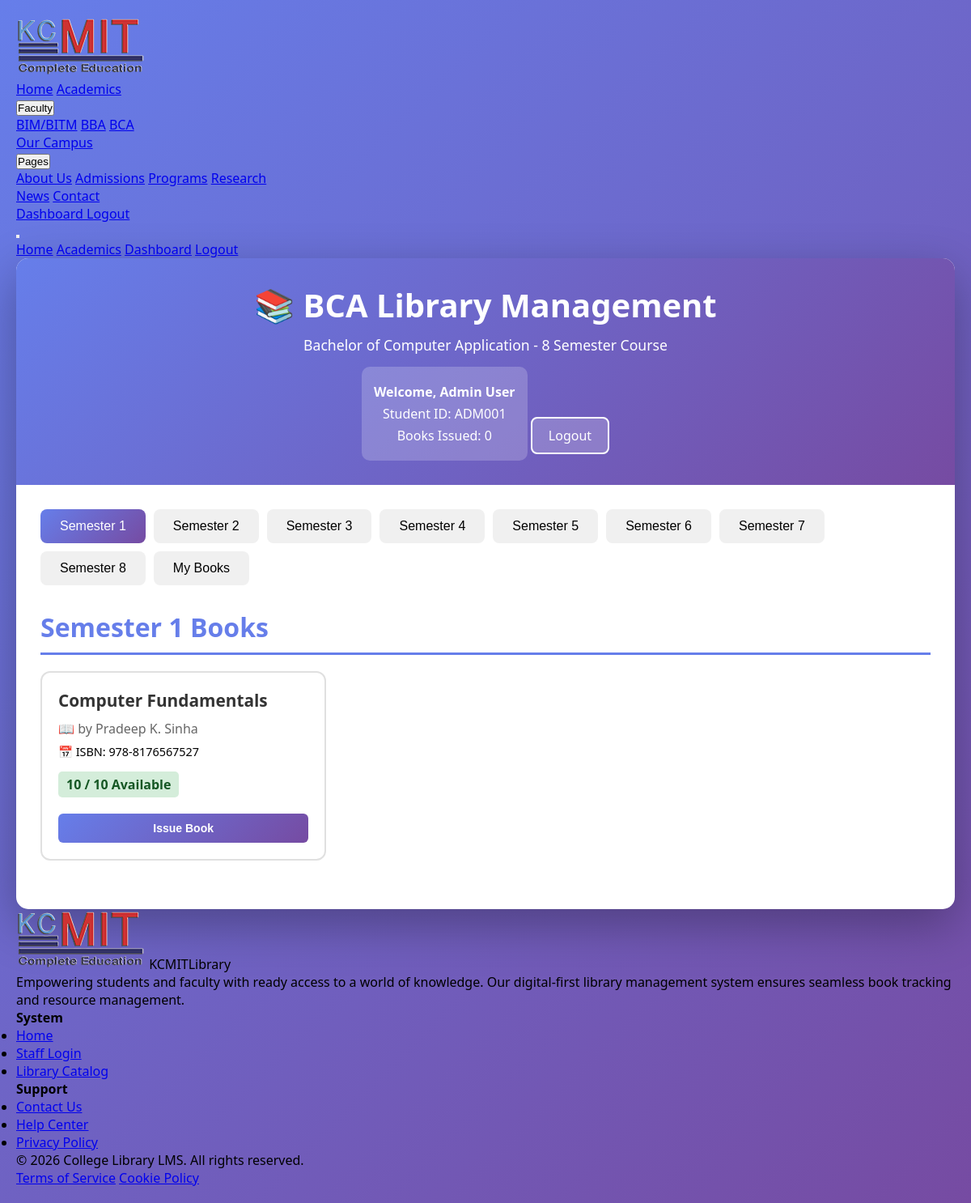
Screenshot of /faculty/bca.php (signed in) with the database file from the repository.
### tables this page shows
CREATE TABLE IF NOT EXISTS `users` (
  `id` int(11) NOT NULL AUTO_INCREMENT,
  `name` varchar(100) NOT NULL,
  `email` varchar(100) NOT NULL,
  `password` varchar(255) NOT NULL,
  `student_id` varchar(50) DEFAULT NULL,
  `role` enum('student','faculty','admin') DEFAULT 'student',
  `created_at` timestamp NOT NULL DEFAULT current_timestamp(),
  PRIMARY KEY (`id`),
  UNIQUE KEY `email` (`email`)
);

CREATE TABLE IF NOT EXISTS `books` (
  `id` int(11) NOT NULL AUTO_INCREMENT,
  `title` varchar(255) NOT NULL,
  `author` varchar(255) NOT NULL,
  `isbn` varchar(50) DEFAULT NULL,
  `course` enum('BIM','BCA','BBA','BITM') NOT NULL,
  `semester` int(11) NOT NULL,
  `available_copies` int(11) DEFAULT 1,
  `total_copies` int(11) DEFAULT 1,
  `created_at` timestamp NOT NULL DEFAULT current_timestamp(),
  PRIMARY KEY (`id`)
);

### faculty/bca.php (the view, shortened to what this page needs)
<?php
require_once '../config/db.php';
$user_id = $_SESSION['user_id'];
$stmt = $pdo->prepare("SELECT * FROM users WHERE id = ?");
$stmt->execute([$user_id]);
$user = $stmt->fetch(PDO::FETCH_ASSOC);
$books_by_semester = [];
for ($i = 1; $i <= 8; $i++) {
    $stmt = $pdo->prepare("SELECT * FROM books WHERE course = 'BCA' AND semester = ? ORDER BY title");
    $stmt->execute([$i]);
    $books_by_semester[$i] = $stmt->fetchAll(PDO::FETCH_ASSOC);
}
$stmt = $pdo->prepare("
    SELECT ib.*, b.title, b.author, b.semester
    FROM issued_books ib
    JOIN books b ON ib.book_id = b.id
    WHERE ib.user_id = ? AND ib.return_date IS NULL
    ORDER BY ib.issue_date DESC
");
$stmt->execute([$user_id]);
$issued_books = $stmt->fetchAll(PDO::FETCH_ASSOC);
?>
<!DOCTYPE html>
<html lang="en">
<head>
</head>
<body>
    <?php include '../includes/navbar.php'; ?>
    <div class="container">
        <div class="header">
            <h1>📚 BCA Library Management</h1>
            <p style="font-size: 1.1em;">Bachelor of Computer Application - 8 Semester Course</p>
            <div class="user-info">
                <p><strong>Welcome, <?php echo htmlspecialchars($user['name'] ?? 'Student'); ?></strong></p>
                <p>Student ID: <?php echo htmlspecialchars($user['student_id'] ?? $user_id); ?></p>
                <p>Books Issued: <?php echo count($issued_books); ?></p>
            </div>
            <a href="../auth/logout.php" class="logout-btn">Logout</a>
        </div>
        <div class="content">
            <div class="tabs">
                <?php for ($i = 1; $i <= 8; $i++): ?>
                    <button class="tab <?php echo $i === 1 ? 'active' : ''; ?>" onclick="showSemester(<?php echo $i; ?>)">
                        Semester <?php echo $i; ?>
                    </button>
                <?php endfor; ?>
                <button class="tab" onclick="showMyBooks()">My Books</button>
            </div>
            <?php for ($semester = 1; $semester <= 8; $semester++): ?>
                <div id="semester-<?php echo $semester; ?>" class="semester-section <?php echo $semester === 1 ? 'active' : ''; ?>">
                    <h2 class="semester-title">Semester <?php echo $semester; ?> Books</h2>
                    <?php if (empty($books_by_semester[$semester])): ?>
                        <div class="no-books">No books available for this semester</div>
                    <?php else: ?>
                        <div class="books-grid">
                            <?php foreach ($books_by_semester[$semester] as $book): ?>
                                <?php
                                $stmt = $pdo->prepare("SELECT * FROM issued_books WHERE user_id = ? AND book_id = ? AND return_date IS NULL");
                                $stmt->execute([$user_id, $book['id']]);
                                $is_issued_by_user = $stmt->fetch(PDO::FETCH_ASSOC);
                                ?>
                                <div class="book-card">
                                    <div class="book-title"><?php echo htmlspecialchars($book['title']); ?></div>
                                    <div class="book-author">📖 by <?php echo htmlspecialchars($book['author']); ?></div>
                                    <div class="book-details">
                                        <span>📅 ISBN: <?php echo htmlspecialchars($book['isbn'] ?? 'N/A'); ?></span>
                                    </div>
                                    <div class="availability <?php echo $book['available_copies'] > 0 ? 'available' : 'unavailable'; ?>">
                                        <?php echo $book['available_copies']; ?> / <?php echo $book['total_copies']; ?> Available
                                    </div>
                                    <?php if ($is_issued_by_user): ?>
                                        <span class="status-badge status-due">Already Issued by You</span>
                                    <?php else: ?>
                                        <form method="POST" style="margin-top: 10px;">
                                            <button type="submit" name="issue_book" class="btn btn-primary"
                                                    <?php echo $book['available_copies'] <= 0 ? 'disabled' : ''; ?>>
                                                <?php echo $book['available_copies'] > 0 ? 'Issue Book' : 'Not Available'; ?>
                                            </button>
                                        </form>
                                    <?php endif; ?>
                                </div>
                            <?php endforeach; ?>
                        </div>
                    <?php endif; ?>
                </div>
            <?php endfor; ?>
        </div>
    </div>
    <?php include '../includes/footer.php'; ?>
</body>
</html>

### faculty/bca.php (style rules this page uses)
* { margin: 0; padding: 0; box-sizing: border-box; }
body { font-family: 'Segoe UI', Tahoma, Geneva, Verdana, sans-serif; background: linear-gradient(135deg, #667eea 0%, #764ba2 100%); min-height: 100vh; padding: 20px; }
.container { max-width: 1400px; margin: 0 auto; background: white; border-radius: 15px; box-shadow: 0 20px 60px rgba(0, 0, 0, 0.3); overflow: hidden; }
.header { background: linear-gradient(135deg, #667eea 0%, #764ba2 100%); color: white; padding: 30px; text-align: center; }
.header h1 { font-size: 2.5em; margin-bottom: 10px; }
.user-info { background: rgba(255, 255, 255, 0.2); padding: 15px; border-radius: 10px; margin-top: 15px; display: inline-block; }
.user-info p { margin: 5px 0; }
.content { padding: 30px; }
.tabs { display: flex; gap: 10px; margin-bottom: 30px; flex-wrap: wrap; }
.tab { padding: 12px 24px; background: #f0f0f0; border: none; border-radius: 8px; cursor: pointer; font-size: 16px; transition: all 0.3s; }
.tab.active { background: linear-gradient(135deg, #667eea 0%, #764ba2 100%); color: white; }
.semester-section { display: none; animation: fadeIn 0.5s; }
.semester-section.active { display: block; }
.semester-title { font-size: 2em; color: #667eea; margin-bottom: 20px; padding-bottom: 10px; border-bottom: 3px solid #667eea; }
.books-grid { display: grid; grid-template-columns: repeat(auto-fill, minmax(300px, 1fr)); gap: 20px; margin-bottom: 30px; }
.book-card { background: white; border: 2px solid #e0e0e0; border-radius: 12px; padding: 20px; transition: all 0.3s; position: relative; }
.book-title { font-size: 1.3em; color: #333; margin-bottom: 10px; font-weight: 600; }
.book-author { color: #666; margin-bottom: 8px; }
.book-details { display: flex; justify-content: space-between; margin-bottom: 15px; font-size: 0.9em; }
.availability { padding: 5px 10px; border-radius: 5px; font-weight: bold; display: inline-block; margin-bottom: 10px; }
.availability.available { background: #d4edda; color: #155724; }
.btn { padding: 10px 20px; border: none; border-radius: 6px; cursor: pointer; font-size: 14px; transition: all 0.3s; width: 100%; font-weight: 600; }
.btn-primary { background: linear-gradient(135deg, #667eea 0%, #764ba2 100%); color: white; }
.logout-btn { background: rgba(255, 255, 255, 0.2); color: white; padding: 10px 20px; border: 2px solid white; border-radius: 8px; text-decoration: none; display: inline-block; margin-top: 15px; transition: all 0.3s; }

### rows the page displays
users: name "Admin User", student "ADM001"
books: title "Computer Fundamentals", author "Pradeep K. Sinha", isbn "978-8176567527", available_copies "10", total_copies "10", shows "Issue Book"

### other values shown
count($issued_books) "0"
